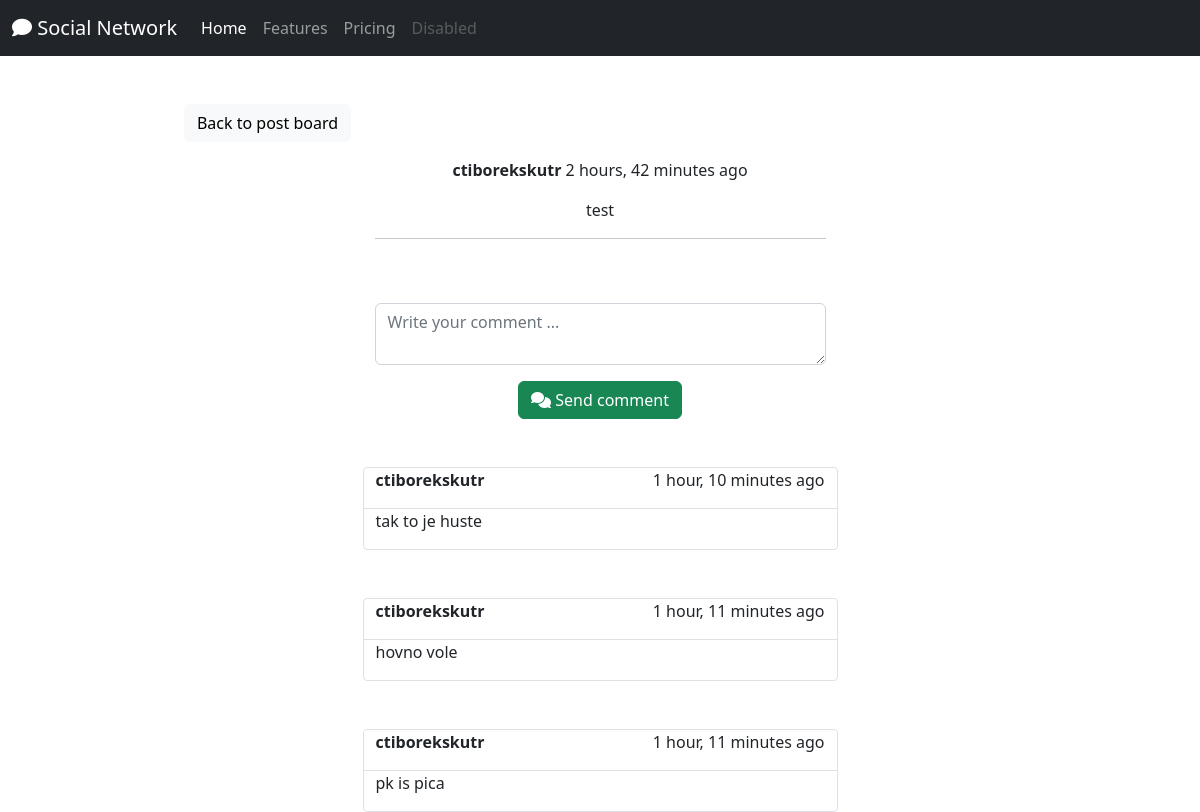
Screenshot of /social/post/66 with the database file from the repository.
### social/models.py (models this page shows)
class Post(models.Model):
    body = models.TextField()
    created_on = models.DateTimeField(default=timezone.now)
    author = models.ForeignKey(User, on_delete=models.CASCADE)

class Comment(models.Model):
    comment = models.TextField()
    created_on = models.DateTimeField(default=timezone.now)
    author = models.ForeignKey(User, on_delete=models.CASCADE)
    post = models.ForeignKey(Post, on_delete=models.CASCADE)

### social/views.py (the view, shortened to what this page needs)
# urls.py: path("post/<int:pk>", PostDetailView.as_view(), name="post-detail"),
class PostDetailView(View):
    def get(self, request, pk, *args, **kwargs):
        post = Post.objects.get(pk=pk)
        form = CommentForm()
        comments = Comment.objects.filter(post=post).order_by('-created_on')
        context = {
            'post': post,
            'form': form,
            'comments':comments,
            }
        return render(request, 'social/post_detail.html', context)

### social/forms.py
class CommentForm(forms.ModelForm):
    comment = forms.CharField(
        label='',
        widget = forms.Textarea(attrs={
            'rows':2,
            'placeholder': 'Write your comment ...'
        })
    )
    class Meta:
        model = Comment
        fields = ['comment']

### social/templates/social/post_detail.html (shortened to what this page needs)
{% extends 'landing/base.html' %}
{% load crispy_forms_tags %}
{% block content %}
<div class="container">
<div class="row mt-5">
    <div class="col-md-5 col-sm-6 text-center">
        <a class="btn btn-light" href="{% url 'post-list' %}">Back to post board</a>
    </div>
</div>
<div class="row justify-content-center mt-3">
    <div class="col-md-5 col-sm-6 text-center">
        <p><strong>{{post.author}}</strong> {{post.created_on| timesince}} ago</p>
        <p>{{post.body}}</p>
        <hr>
    </div>
</div>
<div class="row justify-content-center mt-5">
    <div class="col-md-5 col-sm-12 text-center">
        <form action="" method="post">
            {{ form | crispy }}
            <div class="">
                <button class="btn btn-success mt-3"><i class="fa-solid fa-comments"></i> Send comment</button>
            </div>
        </form>
    </div>
</div>
<div class="comment-list">
    {% for comment in comments %}
<div class="row justify-content-center mt-5">
<div class="col-md-5 col-sm-12 text-start border-bottom position-relative border rounded-1">
    <div class="row border-bottom">
        <div class="col-6 text-start">
        <p><strong>{{comment.author}}</strong></p></div>
        <div class="col-6 text-end">
         {{comment.created_on | timesince}} ago
    </div>
    </div>
        <p>{{comment.comment}}</p>
    </div>
</div>
{% endfor %}
</div>
</div>
{% endblock %}

### rows the page displays
Post: author "ctiborekskutr", created_on "2 hours, 42 minutes", body "test"
Comment: author "ctiborekskutr", created_on "1 hour, 10 minutes", comment "tak to je huste"
Comment: author "ctiborekskutr", created_on "1 hour, 11 minutes", comment "hovno vole"
Comment: author "ctiborekskutr", created_on "1 hour, 11 minutes", comment "pk is pica"
